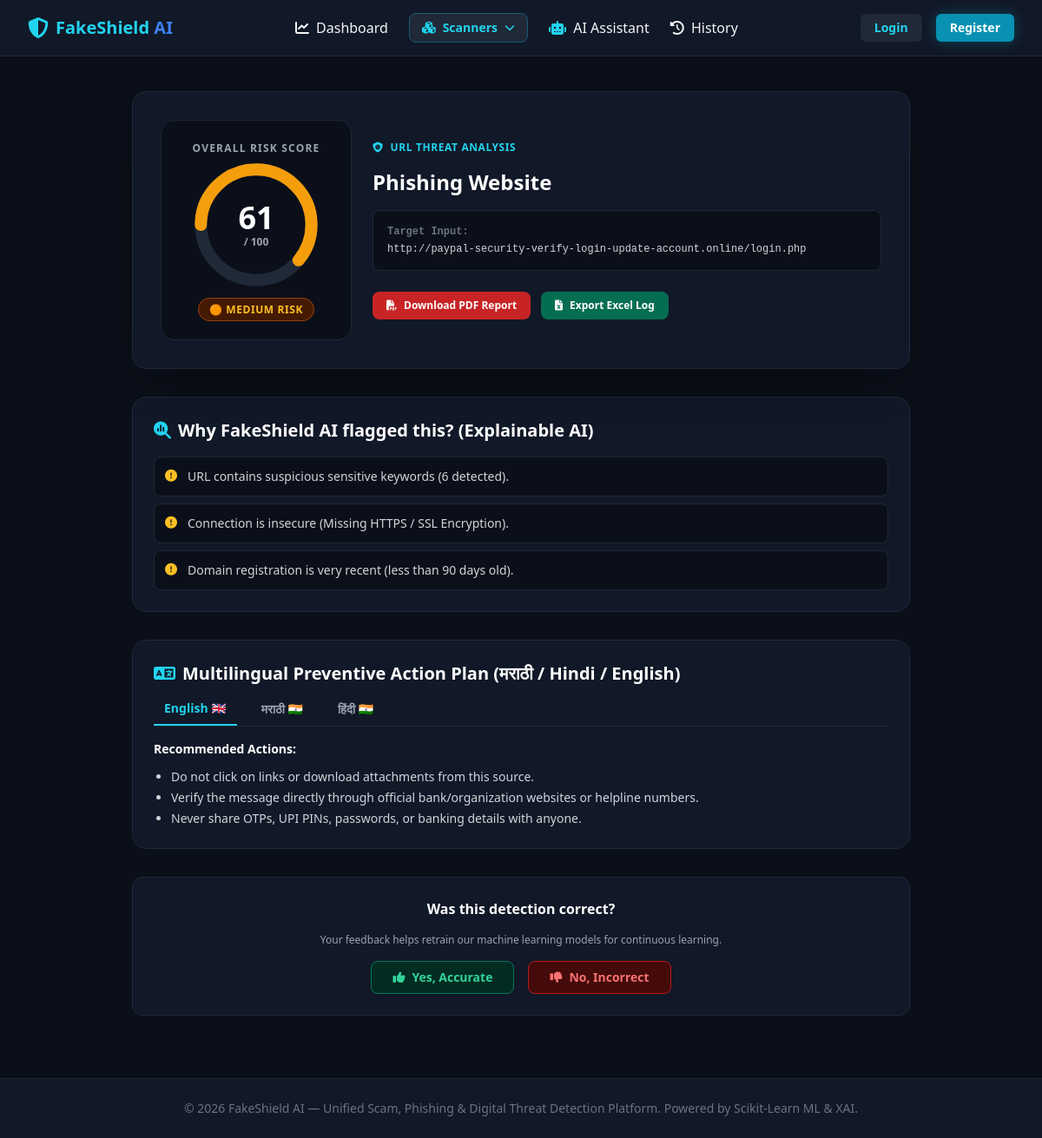
Page /result/2 on the committed database.
### tables this page shows
CREATE TABLE scan_history (
        id INTEGER PRIMARY KEY AUTOINCREMENT,
        user_id INTEGER,
        scan_type TEXT NOT NULL,
        input_data TEXT NOT NULL,
        risk_score INTEGER NOT NULL,
        risk_level TEXT NOT NULL,
        threat_category TEXT NOT NULL,
        explanation_json TEXT,
        recommendation_json TEXT,
        created_at TIMESTAMP DEFAULT CURRENT_TIMESTAMP,
        FOREIGN KEY (user_id) REFERENCES users (id)
    );

### app.py (the view)
@app.route('/result/<int:scan_id>')
def result(scan_id):
    scan = get_scan_by_id(scan_id)
    if not scan:
        flash("Scan record not found.", "danger")
        return redirect(url_for('dashboard'))
    explanations = []
    if scan['explanation_json']:
        try:
            explanations = json.loads(scan['explanation_json'])
        except Exception:
            explanations = [scan['explanation_json']]
    advice = {}
    if scan['recommendation_json']:
        try:
            advice = json.loads(scan['recommendation_json'])
        except Exception:
            pass
    return render_template('result.html', scan=scan, explanations=explanations, advice=advice)

### app.py (called while the page is built)
def get_current_user():
    if 'user_id' in session:
        return get_user_by_id(session['user_id'])
    return None

@app.context_processor
def inject_user():
    return dict(current_user=get_current_user())

### database.py (called while the page is built)
def get_db():
    conn = sqlite3.connect(Config.DATABASE)
    conn.row_factory = sqlite3.Row
    return conn

def get_scan_by_id(scan_id):
    conn = get_db()
    scan = conn.cursor().execute('''
        SELECT s.*, u.username
        FROM scan_history s
        LEFT JOIN users u ON s.user_id = u.id
        WHERE s.id = ?
    ''', (scan_id,)).fetchone()
    conn.close()
    return scan

### templates/result.html (shortened to what this page needs)
{% extends 'base.html' %}
{% block content %}
<div class="max-w-4xl mx-auto space-y-8">
    <div class="bg-cyber-card border border-cyber-border rounded-2xl p-8 shadow-2xl relative overflow-hidden">
        <div class="flex flex-col md:flex-row items-center justify-between gap-6">
            <div class="flex flex-col items-center justify-center p-6 rounded-2xl bg-cyber-dark border border-cyber-border min-w-[220px]">
                <span class="text-xs uppercase font-bold tracking-widest text-gray-400 mb-2">Overall Risk Score</span>
                <div class="relative w-36 h-36 flex items-center justify-center">
                    <svg class="w-full h-full transform -rotate-90" viewBox="0 0 36 36">
                        <path class="text-gray-800" stroke-width="3.5" stroke="currentColor" fill="none" d="M18 2.0845 a 15.9155 15.9155 0 0 1 0 31.831 a 15.9155 15.9155 0 0 1 0 -31.831" />
                        <path class="{% if scan.risk_level == 'HIGH' %}text-red-500{% elif scan.risk_level == 'MEDIUM' %}text-amber-500{% elif scan.risk_level == 'LOW' %}text-yellow-400{% else %}text-emerald-500{% endif %} stroke-current transition-all duration-1000 ease-out"
                            stroke-dasharray="{{ scan.risk_score }}, 100" stroke-width="3.5" stroke-linecap="round" fill="none" d="M18 2.0845 a 15.9155 15.9155 0 0 1 0 31.831 a 15.9155 15.9155 0 0 1 0 -31.831" />
                    </svg>
                    <div class="absolute flex flex-col items-center">
                        <span class="text-4xl font-black text-white">{{ scan.risk_score }}</span>
                        <span class="text-xs text-gray-400 font-semibold">/ 100</span>
                    </div>
                </div>
                <div class="mt-3">
                    {% if scan.risk_level == 'HIGH' %}
                    <span class="px-3 py-1 bg-red-950 border border-red-800 text-red-400 text-xs font-extrabold rounded-full tracking-wider">🔴 HIGH RISK</span>
                    {% elif scan.risk_level == 'MEDIUM' %}
                    <span class="px-3 py-1 bg-amber-950 border border-amber-800 text-amber-400 text-xs font-extrabold rounded-full tracking-wider">🟠 MEDIUM RISK</span>
                    {% elif scan.risk_level == 'LOW' %}
                    <span class="px-3 py-1 bg-yellow-950 border border-yellow-800 text-yellow-400 text-xs font-extrabold rounded-full tracking-wider">🟡 LOW RISK</span>
                    {% else %}
                    <span class="px-3 py-1 bg-emerald-950 border border-emerald-800 text-emerald-400 text-xs font-extrabold rounded-full tracking-wider">🟢 SAFE TARGET</span>
                    {% endif %}
                </div>
            </div>
            <div class="flex-grow space-y-4">
                <div class="flex items-center space-x-2 text-xs font-semibold text-cyan-400 uppercase tracking-wider">
                    <i class="fa-solid fa-shield-virus"></i>
                    <span>{{ scan.scan_type }} Threat Analysis</span>
                </div>
                <h1 class="text-2xl font-bold text-white">{{ scan.threat_category }}</h1>
                <div class="bg-cyber-dark border border-cyber-border rounded-lg p-4 font-mono text-xs text-gray-300 break-all">
                    <span class="text-gray-500 font-semibold block mb-1">Target Input:</span>
                    {{ scan.input_data }}
                </div>
                <div class="flex flex-wrap gap-3 pt-2">
                    <a href="{{ url_for('export_pdf', scan_id=scan.id) }}" class="px-4 py-2 bg-red-600/90 hover:bg-red-600 text-white font-bold text-xs rounded-lg transition flex items-center space-x-2">
                        <i class="fa-solid fa-file-pdf"></i>
                        <span>Download PDF Report</span>
                    </a>
                    <a href="{{ url_for('export_excel') }}" class="px-4 py-2 bg-emerald-700/90 hover:bg-emerald-700 text-white font-bold text-xs rounded-lg transition flex items-center space-x-2">
                        <i class="fa-solid fa-file-excel"></i>
                        <span>Export Excel Log</span>
                    </a>
                </div>
            </div>
        </div>
    </div>
    <div class="bg-cyber-card border border-cyber-border rounded-2xl p-6 space-y-4">
        <h2 class="text-xl font-bold text-white flex items-center space-x-2">
            <i class="fa-solid fa-magnifying-glass-chart text-cyan-400"></i>
            <span>Why FakeShield AI flagged this? (Explainable AI)</span>
        </h2>
        <ul class="space-y-2 text-sm text-gray-300">
            {% for reason in explanations %}
            <li class="flex items-start space-x-3 bg-cyber-dark p-3 rounded-lg border border-cyber-border">
                <i class="fa-solid fa-circle-exclamation text-amber-400 mt-0.5"></i>
                <span>{{ reason }}</span>
            </li>
            {% else %}
            <li class="text-gray-500 text-sm">No anomalous threat indicators matched. Target matches clean safety guidelines.</li>
            {% endfor %}
        </ul>
    </div>
    <div class="bg-cyber-card border border-cyber-border rounded-2xl p-6 space-y-4">
        <h2 class="text-xl font-bold text-white flex items-center space-x-2 mb-4">
            <i class="fa-solid fa-language text-cyan-400"></i>
            <span>Multilingual Preventive Action Plan (मराठी / Hindi / English)</span>
        </h2>
        <div class="flex border-b border-cyber-border space-x-4 mb-4">
            <button onclick="switchTab('english')" id="tab-english" class="pb-2 px-3 text-sm font-bold border-b-2 border-cyan-400 text-cyan-400">English 🇬🇧</button>
            <button onclick="switchTab('marathi')" id="tab-marathi" class="pb-2 px-3 text-sm font-bold text-gray-400 hover:text-white">मराठी 🇮🇳</button>
            <button onclick="switchTab('hindi')" id="tab-hindi" class="pb-2 px-3 text-sm font-bold text-gray-400 hover:text-white">हिंदी 🇮🇳</button>
        </div>
        <div id="content-english" class="space-y-3 text-sm text-gray-300">
            <p class="font-semibold text-white">Recommended Actions:</p>
            <ul class="list-disc pl-5 space-y-1 text-gray-300">
                {% if advice and advice.english %}
                    {% for item in advice.english.dos %}
                    <li>{{ item }}</li>
                    {% endfor %}
                {% else %}
                    <li>Do not click unverified links or share passwords/OTPs.</li>
                    <li>Verify through official bank or organization channels.</li>
                {% endif %}
            </ul>
        </div>
    </div>
    <div class="bg-cyber-card border border-cyber-border rounded-xl p-6 text-center space-y-4">
        <h3 class="text-md font-bold text-white">Was this detection correct?</h3>
        <p class="text-xs text-gray-400">Your feedback helps retrain our machine learning models for continuous learning.</p>
        <div class="flex justify-center space-x-4" id="feedback-buttons">
            <button onclick="submitFeedback({{ scan.id }}, true)" class="px-6 py-2 bg-emerald-950 border border-emerald-700 text-emerald-400 font-bold rounded-lg text-sm hover:bg-emerald-900 transition flex items-center space-x-2">
                <i class="fa-solid fa-thumbs-up"></i>
                <span>Yes, Accurate</span>
            </button>
            <button onclick="submitFeedback({{ scan.id }}, false)" class="px-6 py-2 bg-red-950 border border-red-700 text-red-400 font-bold rounded-lg text-sm hover:bg-red-900 transition flex items-center space-x-2">
                <i class="fa-solid fa-thumbs-down"></i>
                <span>No, Incorrect</span>
            </button>
        </div>
    </div>
</div>
{% endblock %}

### templates/base.html (style rules this page uses)
body { background-color: #0b0f19; color: #f3f4f6; font-family: system-ui, -apple-system, sans-serif; }

### rows in the picture
scan_history: risk_score "61", scan_type "URL", threat_category "Phishing Website", input_data "http://paypal-security-verify-login-update-account.online/login.php"

### other values in the picture
{{ reason }} "URL contains suspicious sensitive keywords (6 detected)." "Connection is insecure (Missing HTTPS / SSL Encryption)." "Domain registration is very recent (less than 90 days old)."
{{ item }} "Do not click on links or download attachments from this source." "Verify the message directly through official bank/organization websites or helpline numbers." "Never share OTPs, UPI PINs, passwords, or banking details with anyone."
